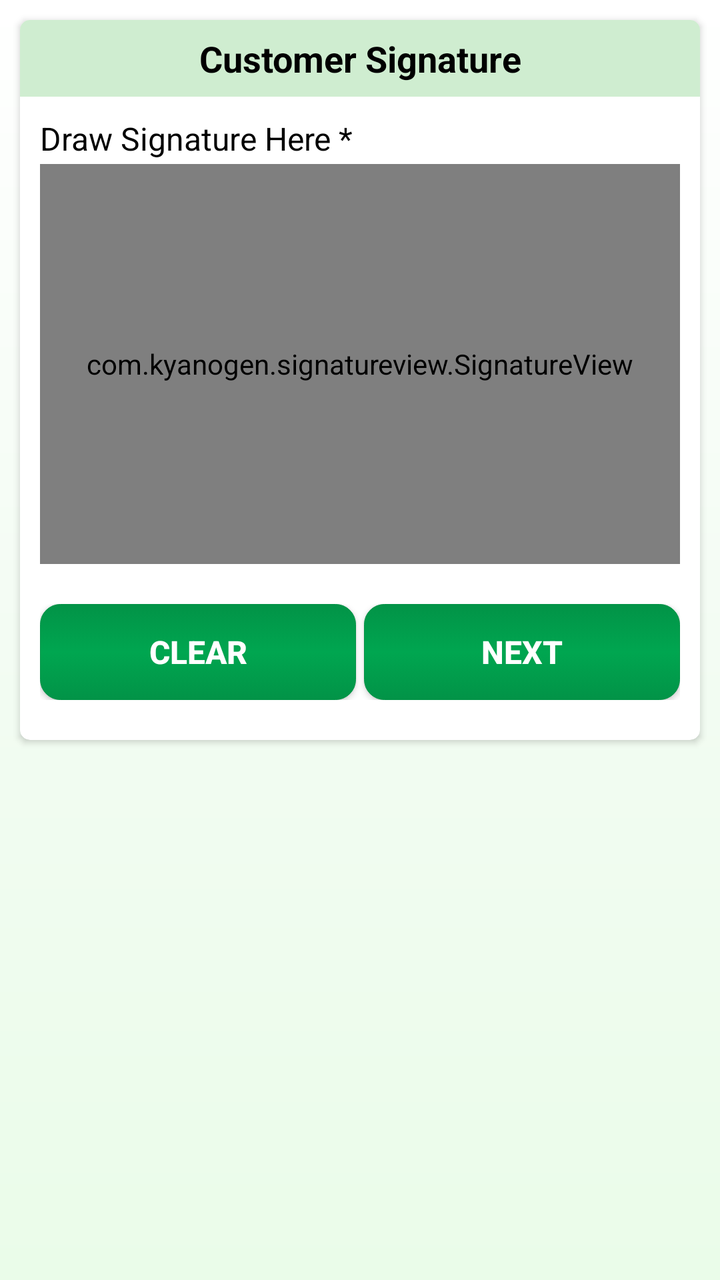
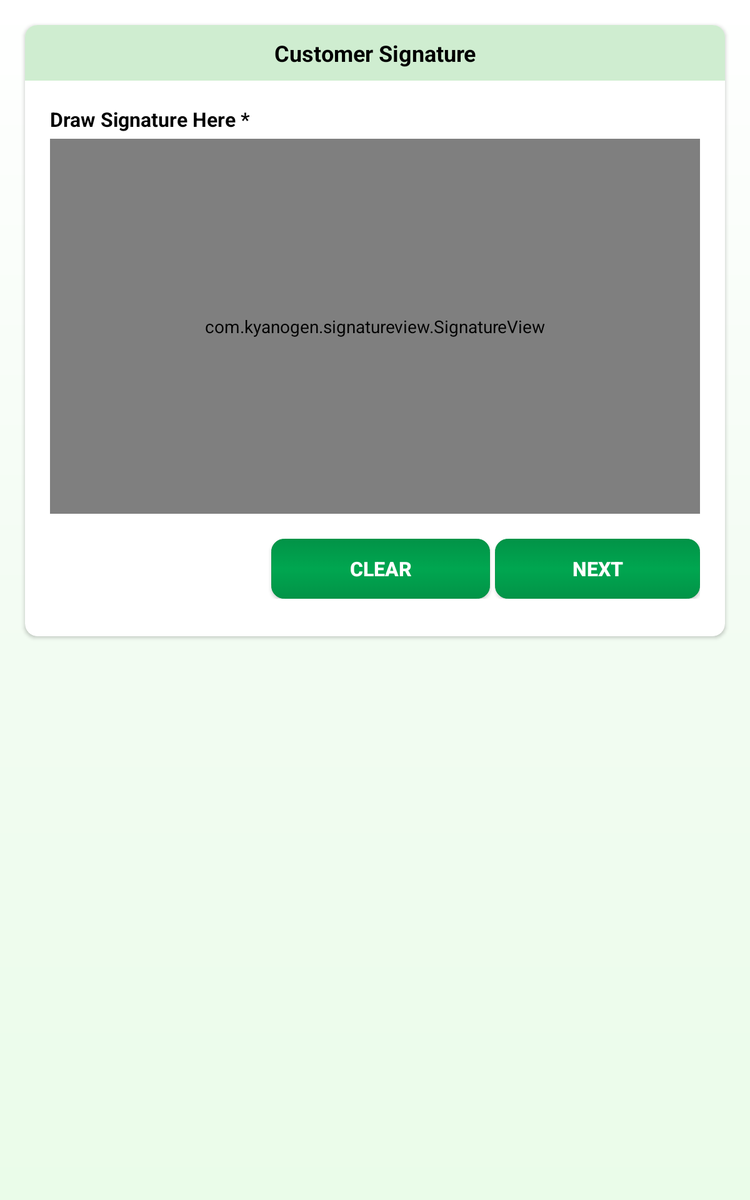

An Android layout and its configuration variant, each rendered on a device that would load it. The default file and the variant file are quoted in full after the pictures.
<!-- AndroidManifest.xml: application theme AppTheme -->
<!-- res/layout/signature.xml -->
<?xml version="1.0" encoding="utf-8"?>
<RelativeLayout xmlns:android="http://schemas.android.com/apk/res/android"
    xmlns:tools="http://schemas.android.com/tools"
    android:layout_width="match_parent"
    android:layout_height="match_parent"
    android:background="@drawable/background">

    <android.support.v7.widget.CardView xmlns:card_view="http://schemas.android.com/apk/res-auto"
        android:id="@+id/cardView"
        android:layout_width="match_parent"
        android:layout_height="wrap_content"
        android:layout_margin="@dimen/ten"
        card_view:cardBackgroundColor="@color/cardview_light_background"
        card_view:cardCornerRadius="@dimen/five">

        <LinearLayout
            android:layout_width="match_parent"
            android:layout_height="wrap_content"
            android:orientation="vertical">

            <android.support.v7.widget.AppCompatTextView
                android:id="@+id/tv_main_header"
                style="@style/text_view_style"
                android:layout_width="match_parent"
                android:layout_height="wrap_content"
                android:background="@color/colorPrimaryTooLight"
                android:gravity="center"
                android:padding="@dimen/seven"
                android:text="@string/customer_signature"
                android:textColor="@color/colorBlack"
                android:textSize="@dimen/eighteen_sp"
                android:textStyle="bold" />

            <LinearLayout
                android:id="@+id/layout_container_1"
                android:layout_width="match_parent"
                android:layout_height="wrap_content"
                android:orientation="vertical"
                android:padding="@dimen/ten">

                <android.support.v7.widget.AppCompatTextView
                    style="@style/text_view_style"
                    android:layout_width="match_parent"
                    android:layout_height="match_parent"
                    android:text="@string/draw_signature"/>

                <com.kyanogen.signatureview.SignatureView xmlns:android="http://schemas.android.com/apk/res/android"
                    xmlns:sign="http://schemas.android.com/apk/res-auto"
                    android:id="@+id/signature_view"
                    android:layout_width="match_parent"
                    android:layout_height="@dimen/two_hundred"
                    android:layout_marginTop="@dimen/two"
                    sign:backgroundColor="@color/colorWhite"
                    sign:enableSignature="true"
                    sign:penColor="@color/colorAccent"
                    sign:penSize="3dp" />

                <LinearLayout
                    android:layout_width="match_parent"
                    android:layout_height="wrap_content"
                    android:layout_gravity="center"
                    android:layout_marginBottom="@dimen/ten"
                    android:layout_marginTop="@dimen/twenty"
                    android:gravity="center"
                    android:orientation="horizontal"
                    android:weightSum="1">

                    

                    <android.support.v7.widget.AppCompatButton
                        android:id="@+id/btn_clear_details"
                        style="@style/login_btn_style_square"
                        android:layout_width="match_parent"
                        android:layout_height="wrap_content"
                        android:layout_gravity="center"
                        android:layout_marginEnd="@dimen/two"
                        android:layout_marginRight="@dimen/two"
                        android:layout_weight="0.5"
                        android:text="@string/clear" />

                    <android.support.v7.widget.AppCompatButton
                        android:id="@+id/btn_next"
                        style="@style/login_btn_style_square"
                        android:layout_width="match_parent"
                        android:layout_height="wrap_content"
                        android:layout_gravity="center"
                        android:layout_marginLeft="@dimen/two"
                        android:layout_marginStart="@dimen/two"
                        android:layout_weight="0.5"
                        android:text="@string/next" />

                </LinearLayout>

            </LinearLayout>

        </LinearLayout>

    </android.support.v7.widget.CardView>

</RelativeLayout>
<!-- resources referenced by this layout -->
<resources>
  <color name="colorAccent">#B11016</color>
  <color name="colorBlack">#000000</color>
  <color name="colorPrimaryTooLight">#cfedd0</color>
  <color name="colorWhite">#ffffff</color>
  <dimen name="eighteen_sp">18sp</dimen>
  <dimen name="five">5dp</dimen>
  <dimen name="seven">7dp</dimen>
  <dimen name="ten">10dp</dimen>
  <dimen name="twenty">20dp</dimen>
  <dimen name="two">2dp</dimen>
  <dimen name="two_hundred">200dp</dimen>
  <!-- drawable background (drawable) -->
  <?xml version="1.0" encoding="utf-8"?>
  <shape xmlns:android="http://schemas.android.com/apk/res/android"
      android:shape="rectangle"
      android:thickness="0dp">
  
      
  
      
  
      <corners android:radius="@dimen/zero" />
  
      <gradient
          android:angle="270"
          android:centerColor="@color/center_color"
          android:endColor="@color/background_color"
          android:startColor="@android:color/white"
          android:type="linear" />
  
  </shape>
  <string name="clear">Clear</string>
  <string name="customer_signature">Customer Signature</string>
  <string name="draw_signature">Draw Signature Here *</string>
  <string name="next">Next</string>
  <style name="login_btn_style_square" parent="text_style">
          <item name="android:background">@drawable/register_button_background_change</item>
          <item name="android:textStyle">bold</item>
          <item name="android:paddingTop">@dimen/twelve</item>
          <item name="android:paddingBottom">@dimen/twelve</item>
          <item name="android:paddingLeft">@dimen/thiryfive</item>
          <item name="android:paddingRight">@dimen/thiryfive</item>
          <item name="android:textColor">@android:color/white</item>
      </style>
  <style name="text_view_style">
          <item name="android:textSize">@dimen/sixteen_sp</item>
          <item name="android:textColor">@android:color/black</item>
          
      </style>
  <style name="AppTheme" parent="Theme.AppCompat.Light.DarkActionBar">
          
          <item name="colorPrimary">@color/colorPrimary</item>
          <item name="colorPrimaryDark">@color/colorPrimaryDark</item>
          <item name="colorAccent">@color/colorAccent</item>
      </style>
  <dimen name="zero">0dp</dimen>
  <color name="center_color">#f3fcf3</color>
  <color name="background_color">#eafce9</color>
  <style name="text_style">
          <item name="android:textSize">@dimen/sixteen_sp</item>
          
          <item name="android:textColor">@android:color/white</item>
      </style>
  <!-- drawable register_button_background_change (drawable) -->
  <?xml version="1.0" encoding="utf-8"?>
  <selector xmlns:android="http://schemas.android.com/apk/res/android">
  
      
  
      <item android:drawable="@drawable/register_button_style_pressed" android:state_pressed="true" /> 
      <item android:drawable="@drawable/register_button_style_pressed" android:state_focused="true" /> 
      <item android:drawable="@drawable/register_button_style_default" /> 
  
  </selector>
  <dimen name="twelve">12dp</dimen>
  <dimen name="thiryfive">35dp</dimen>
  <dimen name="sixteen_sp">16sp</dimen>
  <color name="colorPrimary">#00A650</color>
  <color name="colorPrimaryDark">#029347</color>
  <!-- drawable register_button_style_pressed (drawable) -->
  <?xml version="1.0" encoding="utf-8"?>
  <shape xmlns:android="http://schemas.android.com/apk/res/android"
      android:shape="rectangle">
  
      <stroke
          android:width="1dp"
          android:color="@color/hintColor" />
  
      <corners android:radius="@dimen/ten" />
  
      
  
      <gradient
          android:angle="270"
          android:centerColor="@color/center_color"
          android:endColor="@color/background_color"
          android:startColor="@color/colorWhite" />
  
  </shape>
  <color name="hintColor">#949494</color>
  <!-- some entries are left out for length -->
</resources>
<!-- res/layout-sw600dp/signature.xml (the repository's variant of the layout above) -->
<!-- drawn on a 7-inch tablet held upright -->
<?xml version="1.0" encoding="utf-8"?>
<RelativeLayout xmlns:android="http://schemas.android.com/apk/res/android"
    xmlns:tools="http://schemas.android.com/tools"
    android:layout_width="match_parent"
    android:layout_height="match_parent"
    android:background="@drawable/background">

    <android.support.v7.widget.CardView xmlns:card_view="http://schemas.android.com/apk/res-auto"
        android:id="@+id/cardView"
        android:layout_width="match_parent"
        android:layout_height="wrap_content"
        android:layout_margin="@dimen/twenty"
        card_view:cardBackgroundColor="@color/cardview_light_background"
        card_view:cardCornerRadius="@dimen/ten">

        <LinearLayout
            android:layout_width="match_parent"
            android:layout_height="wrap_content"
            android:orientation="vertical">

            <android.support.v7.widget.AppCompatTextView
                android:id="@+id/tv_main_header"
                style="@style/text_view_style"
                android:layout_width="match_parent"
                android:layout_height="wrap_content"
                android:background="@color/colorPrimaryTooLight"
                android:gravity="center"
                android:padding="@dimen/ten"
                android:text="@string/customer_signature"
                android:textColor="@color/colorBlack"
                android:textSize="@dimen/eighteen_sp"
                android:textStyle="bold" />

            <LinearLayout
                android:id="@+id/layout_container_1"
                android:layout_width="match_parent"
                android:layout_height="wrap_content"
                android:orientation="vertical"
                android:padding="@dimen/twenty">

                <android.support.v7.widget.AppCompatTextView
                    style="@style/text_view_style"
                    android:layout_width="match_parent"
                    android:layout_height="match_parent"
                    android:text="@string/draw_signature"
                    android:textStyle="bold" />

                <com.kyanogen.signatureview.SignatureView xmlns:android="http://schemas.android.com/apk/res/android"
                    xmlns:sign="http://schemas.android.com/apk/res-auto"
                    android:id="@+id/signature_view"
                    android:layout_width="match_parent"
                    android:layout_height="@dimen/three_hundred"
                    android:layout_marginTop="@dimen/five"
                    sign:backgroundColor="@color/colorWhite"
                    sign:enableSignature="true"
                    sign:penColor="@color/colorAccent"
                    sign:penSize="3dp" />

                <LinearLayout
                    android:layout_width="match_parent"
                    android:layout_height="wrap_content"
                    android:layout_gravity="center"
                    android:layout_marginBottom="@dimen/ten"
                    android:layout_marginTop="@dimen/twenty"
                    android:gravity="center"
                    android:orientation="horizontal"
                    android:weightSum="1">

                    <android.support.v7.widget.AppCompatButton
                        style="@style/login_btn_style_square"
                        android:layout_width="match_parent"
                        android:layout_height="wrap_content"
                        android:layout_gravity="center"
                        android:layout_marginEnd="@dimen/four"
                        android:layout_marginRight="@dimen/four"
                        android:layout_weight="0.33"
                        android:text="@string/calculate"
                        android:textSize="@dimen/sixteen_sp"
                        android:visibility="invisible" />

                    <android.support.v7.widget.AppCompatButton
                        android:id="@+id/btn_clear_details"
                        style="@style/login_btn_style_square"
                        android:layout_width="match_parent"
                        android:layout_height="wrap_content"
                        android:layout_gravity="center"
                        android:layout_marginEnd="@dimen/two"
                        android:layout_marginRight="@dimen/two"
                        android:layout_weight="0.33"
                        android:text="@string/clear" />

                    <android.support.v7.widget.AppCompatButton
                        android:id="@+id/btn_next"
                        style="@style/login_btn_style_square"
                        android:layout_width="match_parent"
                        android:layout_height="wrap_content"
                        android:layout_gravity="center"
                        android:layout_marginLeft="@dimen/two"
                        android:layout_marginStart="@dimen/two"
                        android:layout_weight="0.34"
                        android:text="@string/next" />

                </LinearLayout>

            </LinearLayout>

        </LinearLayout>

    </android.support.v7.widget.CardView>

</RelativeLayout>
<!-- resources referenced by the variant -->
<!-- as a 7-inch tablet held upright resolves them -->
<resources>
  <color name="colorAccent">#B11016</color>
  <color name="colorBlack">#000000</color>
  <color name="colorPrimaryTooLight">#cfedd0</color>
  <color name="colorWhite">#ffffff</color>
  <dimen name="eighteen_sp">18sp</dimen>
  <dimen name="five">5dp</dimen>
  <dimen name="four">4dp</dimen>
  <dimen name="sixteen_sp">16sp</dimen>
  <dimen name="ten">10dp</dimen>
  <dimen name="three_hundred">300dp</dimen>
  <dimen name="twenty">20dp</dimen>
  <dimen name="two">2dp</dimen>
  <!-- drawable background (drawable) -->
  <?xml version="1.0" encoding="utf-8"?>
  <shape xmlns:android="http://schemas.android.com/apk/res/android"
      android:shape="rectangle"
      android:thickness="0dp">
  
      
  
      
  
      <corners android:radius="@dimen/zero" />
  
      <gradient
          android:angle="270"
          android:centerColor="@color/center_color"
          android:endColor="@color/background_color"
          android:startColor="@android:color/white"
          android:type="linear" />
  
  </shape>
  <string name="calculate">Calculate</string>
  <string name="clear">Clear</string>
  <string name="customer_signature">Customer Signature</string>
  <string name="draw_signature">Draw Signature Here *</string>
  <string name="next">Next</string>
  <style name="login_btn_style_square" parent="text_style">
          <item name="android:background">@drawable/register_button_background_change</item>
          <item name="android:textStyle">bold</item>
          <item name="android:paddingTop">@dimen/twelve</item>
          <item name="android:paddingBottom">@dimen/twelve</item>
          <item name="android:paddingLeft">@dimen/thiryfive</item>
          <item name="android:paddingRight">@dimen/thiryfive</item>
          <item name="android:textColor">@android:color/white</item>
      </style>
  <style name="text_view_style">
          <item name="android:textSize">@dimen/sixteen_sp</item>
          <item name="android:textColor">@android:color/black</item>
          
      </style>
  <style name="AppTheme" parent="Theme.AppCompat.Light.DarkActionBar">
          
          <item name="colorPrimary">@color/colorPrimary</item>
          <item name="colorPrimaryDark">@color/colorPrimaryDark</item>
          <item name="colorAccent">@color/colorAccent</item>
      </style>
  <dimen name="zero">0dp</dimen>
  <color name="center_color">#f3fcf3</color>
  <color name="background_color">#eafce9</color>
  <style name="text_style">
          <item name="android:textSize">@dimen/sixteen_sp</item>
          
          <item name="android:textColor">@android:color/white</item>
      </style>
  <!-- drawable register_button_background_change (drawable) -->
  <?xml version="1.0" encoding="utf-8"?>
  <selector xmlns:android="http://schemas.android.com/apk/res/android">
  
      
  
      <item android:drawable="@drawable/register_button_style_pressed" android:state_pressed="true" /> 
      <item android:drawable="@drawable/register_button_style_pressed" android:state_focused="true" /> 
      <item android:drawable="@drawable/register_button_style_default" /> 
  
  </selector>
  <dimen name="twelve">12dp</dimen>
  <dimen name="thiryfive">35dp</dimen>
  <color name="colorPrimary">#00A650</color>
  <color name="colorPrimaryDark">#029347</color>
  <!-- drawable register_button_style_pressed (drawable) -->
  <?xml version="1.0" encoding="utf-8"?>
  <shape xmlns:android="http://schemas.android.com/apk/res/android"
      android:shape="rectangle">
  
      <stroke
          android:width="1dp"
          android:color="@color/hintColor" />
  
      <corners android:radius="@dimen/ten" />
  
      
  
      <gradient
          android:angle="270"
          android:centerColor="@color/center_color"
          android:endColor="@color/background_color"
          android:startColor="@color/colorWhite" />
  
  </shape>
  <color name="hintColor">#949494</color>
  <!-- some entries are left out for length -->
</resources>
